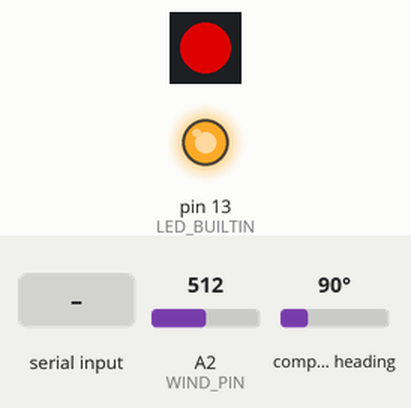
Simulated run of this sketch. Board: Arduino Uno, built with avr-gcc and run on an emulated ATmega328P. On the bench: 1 RGB LEDs in strip order, left to right, output pins drawn as LEDs (lit = HIGH). Inputs (shaded band) come from the test bench; at power-on: A2 (WIND_PIN) = 512, compass heading 90°. Dim RGB values are drawn brighter than linear; what the sketch prints to the serial monitor is not drawn.

Above: at 1.2 s.
1.3 s: "1" received over Serial
At 1.65 s:
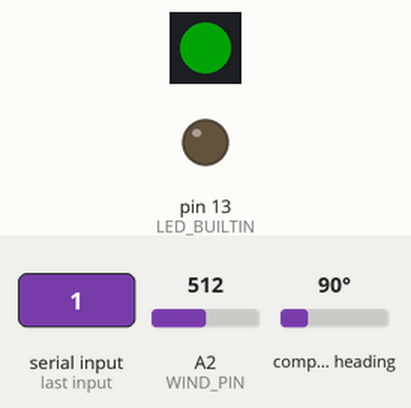
4.3 s: A2 (WIND_PIN) set to 1023
At 4.42 s:
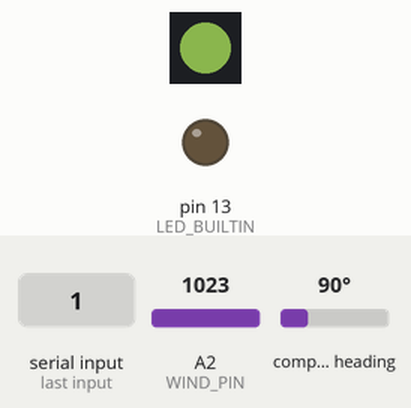
7.3 s: A2 (WIND_PIN) set to 306
10.3 s: A2 (WIND_PIN) set to 0
At 10.38 s:
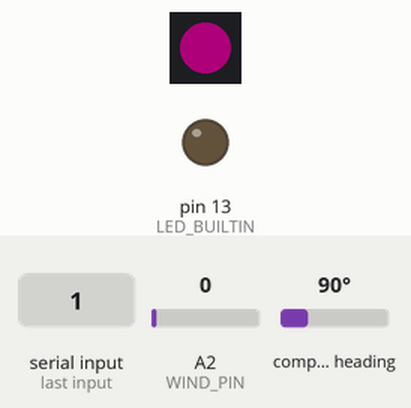
13.3 s: "0" received over Serial
At 13.46 s:
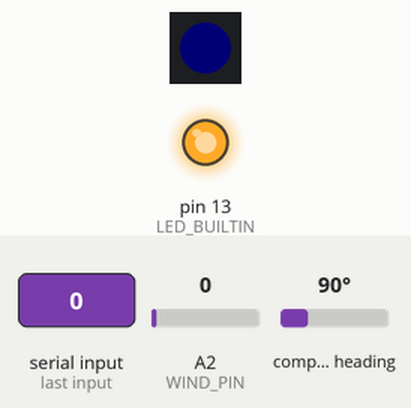
16.3 s: A2 (WIND_PIN) set to 511
At 16.44 s:
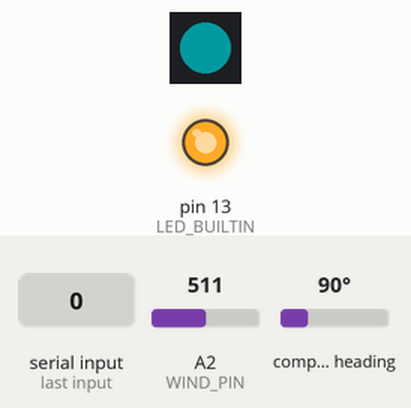
Timing chart, 0 to 20.3 s (numbered marks = the images above; inputs shaded):
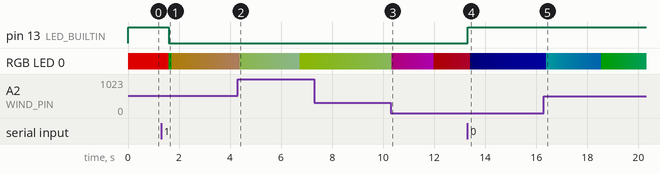

Measured:
- after the input at 1.3 s, pin 13 (LED_BUILTIN): HIGH → LOW after 0.30 s; RGB LED 0: RGB(150, 0, 0) → RGB(0, 36, 1) after 0.31 s, → RGB(50, 36, 2) 0.10 s later, → RGB(50, 36, 3) 0.10 s later, → RGB(50, 36, 4) 0.10 s later, … (27 changes in this stretch)
- after the input at 13.3 s, pin 13 (LED_BUILTIN): LOW → HIGH at once

The sketch:

ArduinoSensorJSON.ino
```cpp
/*
   USB Serial communication from Arduino to Pi
   Uses a neopixel for visual feedback of communication status and if wind sensor is functioning
*/
#define PIXPIN 6
#define NUMPIXELS 1
#define WIND_PIN A2
#include <Adafruit_Sensor.h>
#include <Adafruit_HMC5883_U.h>
#include <Adafruit_NeoPixel.h>
#include <ArduinoJson.h>

/*
   Pinout! the slip ring colors are:
   Yell: SDA
   Purp: SCL
   Blac: GND
   Redd: VCC
   Gree: NeoPixelData
   Gray: Not Used
*/

StaticJsonDocument<200> doc;
Adafruit_NeoPixel pixels(NUMPIXELS, PIXPIN, NEO_GRB + NEO_KHZ800);
Adafruit_HMC5883_Unified mag = Adafruit_HMC5883_Unified(12345);

int inByte = '0'; //the keep alive / are you there
String status_string; //to give errors

void setup() {

  Serial.begin(9600);
  pinMode(LED_BUILTIN, OUTPUT);
  digitalWrite(LED_BUILTIN, HIGH);
  pixels.begin();
  pixels.setPixelColor(0, pixels.Color(150, 0, 0));
  pixels.show();   // Send the updated pixel colors to the hardware.
  delay(100); //show status?

  if (!mag.begin())
  {
    // There was a problem detecting the HMC5883 ... check your connections
    digitalWrite(LED_BUILTIN, LOW);
    pixels.setPixelColor(0, pixels.Color(150, 0, 0));
    pixels.show();
    while (1);
  }

  establishContact();
}


uint8_t count_red, count_blue = 0;
int32_t last_time, right_now;
float headingDegrees, headingDegrees2;

void loop() {

  if (count_blue >= 50) {
    count_blue = 0;
  } else {
    right_now = millis();
    if (right_now > last_time + 10) {
      count_blue++;
      last_time = right_now;
    }

  }
  getHeading(); //removed return
  doc["heading"] = headingDegrees;
  doc["heading2"] = headingDegrees2;
  float wind_speed = getWindSpeed();
  doc["wind_speed"] = wind_speed;

  int wind_green = int(map(wind_speed, 0, 28, 0, 200));
  pixels.setPixelColor(0, pixels.Color(count_red, wind_green, count_blue));
  pixels.show();
  if (Serial.available() > 0) {

    inByte = (Serial.read());

    if (inByte == '0') {

      digitalWrite(LED_BUILTIN, HIGH);
      serializeJson(doc, Serial);
      Serial.println();
      count_blue = 0;
      count_red = 0;

    } else {
      digitalWrite(LED_BUILTIN, LOW);
      serializeJson(doc, Serial);
      Serial.println();
      count_red = 50;
    }
  }
  //No need to rush the sensors
  delay(100);
}


//Using the event object. Look up the usage here. Do we need it?
float getHeading() {

  sensors_event_t event;
  mag.getEvent(&event);

  float heading = atan2(event.magnetic.y, event.magnetic.x);
  float heading2 = atan2(event.magnetic.y, event.magnetic.z);

  float declinationAngle = 0.05; //get the local one for 78613 //0.0523599

  heading += declinationAngle;
  heading2 += declinationAngle;
  if (heading < 0)
    heading += 2 * PI;
  if (heading2 < 0)
    heading2 += 2 * PI;

  // Check for wrap due to addition of declination.
  if (heading > 2 * PI)
    heading -= 2 * PI;
  if (heading2 > 2 * PI)
    heading2 -= 2 * PI;

  // Convert radians to degrees for readability.
  headingDegrees = heading * 180 / M_PI;
  headingDegrees2 = heading2 * 180 / M_PI;

  return headingDegrees;
}


float getWindSpeed() {

  float voltage = analogRead(WIND_PIN);

  //map(voltage, fromLow, fromHigh, toLow, toHigh)
  float  wind_speed = map(voltage, 0, 56, 0, 28); //28 meters a second? Roughly?
  return wind_speed;

}


void establishContact() {
  while (Serial.available() <= 0) {
    Serial.print('A');   // send a capital A
    delay(300);
  }
}
```
